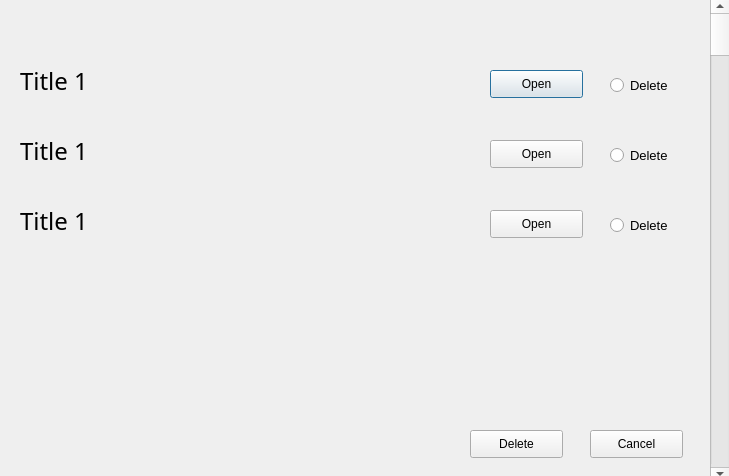
<?xml version="1.0" encoding="UTF-8"?>
<ui version="4.0">
 <class>Dialog</class>
 <widget class="QDialog" name="Dialog">
  <property name="geometry">
   <rect>
    <x>0</x>
    <y>0</y>
    <width>729</width>
    <height>476</height>
   </rect>
  </property>
  <property name="windowTitle">
   <string>Dialog</string>
  </property>
  <widget class="QLabel" name="BGR">
   <property name="geometry">
    <rect>
     <x>0</x>
     <y>-15</y>
     <width>761</width>
     <height>801</height>
    </rect>
   </property>
   <property name="text">
    <string/>
   </property>
   <property name="pixmap">
    <pixmap>../Images/011.jpg</pixmap>
   </property>
  </widget>
  <widget class="QScrollBar" name="verticalScrollBar">
   <property name="geometry">
    <rect>
     <x>710</x>
     <y>0</y>
     <width>20</width>
     <height>481</height>
    </rect>
   </property>
   <property name="orientation">
    <enum>Qt::Vertical</enum>
   </property>
  </widget>
  <widget class="QLabel" name="title1">
   <property name="geometry">
    <rect>
     <x>20</x>
     <y>50</y>
     <width>451</width>
     <height>61</height>
    </rect>
   </property>
   <property name="font">
    <font>
     <family>High Tower Text</family>
     <pointsize>18</pointsize>
     <stylestrategy>PreferDefault</stylestrategy>
    </font>
   </property>
   <property name="text">
    <string>Title 1</string>
   </property>
  </widget>
  <widget class="QPushButton" name="watch1">
   <property name="geometry">
    <rect>
     <x>490</x>
     <y>70</y>
     <width>93</width>
     <height>28</height>
    </rect>
   </property>
   <property name="text">
    <string>Open</string>
   </property>
  </widget>
  <widget class="QRadioButton" name="radioButton">
   <property name="geometry">
    <rect>
     <x>610</x>
     <y>70</y>
     <width>95</width>
     <height>31</height>
    </rect>
   </property>
   <property name="font">
    <font>
     <pointsize>10</pointsize>
    </font>
   </property>
   <property name="text">
    <string>Delete</string>
   </property>
  </widget>
  <widget class="QPushButton" name="watch1_2">
   <property name="geometry">
    <rect>
     <x>490</x>
     <y>140</y>
     <width>93</width>
     <height>28</height>
    </rect>
   </property>
   <property name="text">
    <string>Open</string>
   </property>
  </widget>
  <widget class="QRadioButton" name="radioButton_2">
   <property name="geometry">
    <rect>
     <x>610</x>
     <y>140</y>
     <width>95</width>
     <height>31</height>
    </rect>
   </property>
   <property name="font">
    <font>
     <pointsize>10</pointsize>
    </font>
   </property>
   <property name="text">
    <string>Delete</string>
   </property>
  </widget>
  <widget class="QLabel" name="title1_2">
   <property name="geometry">
    <rect>
     <x>20</x>
     <y>120</y>
     <width>451</width>
     <height>61</height>
    </rect>
   </property>
   <property name="font">
    <font>
     <family>High Tower Text</family>
     <pointsize>18</pointsize>
     <stylestrategy>PreferDefault</stylestrategy>
    </font>
   </property>
   <property name="text">
    <string>Title 1</string>
   </property>
  </widget>
  <widget class="QPushButton" name="watch1_3">
   <property name="geometry">
    <rect>
     <x>490</x>
     <y>210</y>
     <width>93</width>
     <height>28</height>
    </rect>
   </property>
   <property name="text">
    <string>Open</string>
   </property>
  </widget>
  <widget class="QRadioButton" name="radioButton_3">
   <property name="geometry">
    <rect>
     <x>610</x>
     <y>210</y>
     <width>95</width>
     <height>31</height>
    </rect>
   </property>
   <property name="font">
    <font>
     <pointsize>10</pointsize>
    </font>
   </property>
   <property name="text">
    <string>Delete</string>
   </property>
  </widget>
  <widget class="QLabel" name="title1_3">
   <property name="geometry">
    <rect>
     <x>20</x>
     <y>190</y>
     <width>451</width>
     <height>61</height>
    </rect>
   </property>
   <property name="font">
    <font>
     <family>High Tower Text</family>
     <pointsize>18</pointsize>
     <stylestrategy>PreferDefault</stylestrategy>
    </font>
   </property>
   <property name="text">
    <string>Title 1</string>
   </property>
  </widget>
  <widget class="QPushButton" name="pushButton">
   <property name="geometry">
    <rect>
     <x>470</x>
     <y>430</y>
     <width>93</width>
     <height>28</height>
    </rect>
   </property>
   <property name="text">
    <string>Delete</string>
   </property>
  </widget>
  <widget class="QPushButton" name="pushButton_2">
   <property name="geometry">
    <rect>
     <x>590</x>
     <y>430</y>
     <width>93</width>
     <height>28</height>
    </rect>
   </property>
   <property name="text">
    <string>Cancel</string>
   </property>
  </widget>
 </widget>
 <resources/>
 <connections/>
</ui>
